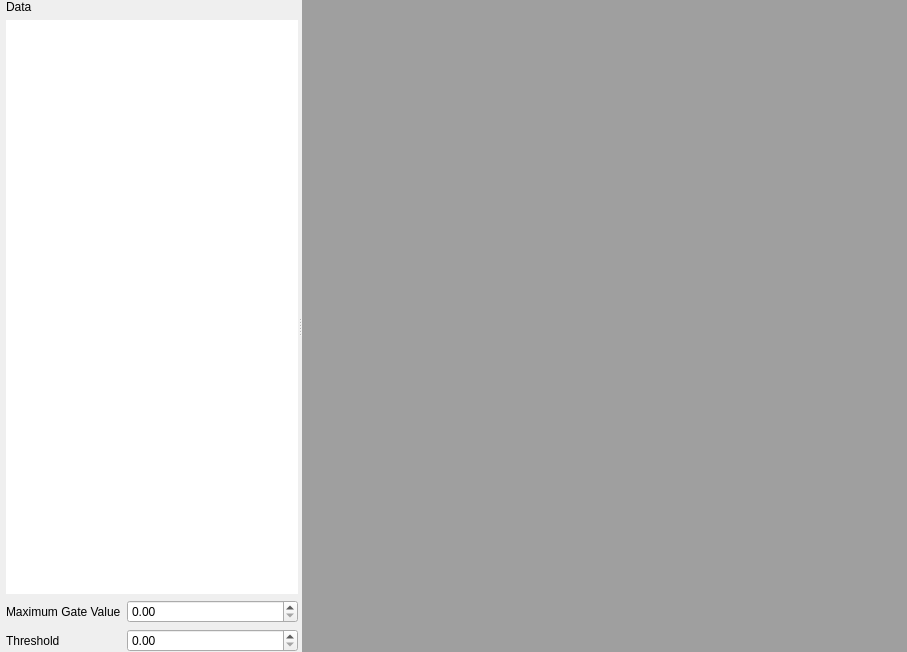
<?xml version="1.0" encoding="UTF-8"?>
<ui version="4.0">
 <class>Form</class>
 <widget class="QWidget" name="Form">
  <property name="geometry">
   <rect>
    <x>0</x>
    <y>0</y>
    <width>907</width>
    <height>652</height>
   </rect>
  </property>
  <property name="windowTitle">
   <string>Form</string>
  </property>
  <layout class="QVBoxLayout" name="verticalLayout">
   <property name="leftMargin">
    <number>0</number>
   </property>
   <property name="topMargin">
    <number>0</number>
   </property>
   <property name="rightMargin">
    <number>0</number>
   </property>
   <property name="bottomMargin">
    <number>0</number>
   </property>
   <item>
    <widget class="QSplitter" name="splitter">
     <property name="orientation">
      <enum>Qt::Horizontal</enum>
     </property>
     <widget class="QWidget" name="widget" native="true">
      <layout class="QVBoxLayout" name="verticalLayout_2">
       <property name="leftMargin">
        <number>6</number>
       </property>
       <property name="topMargin">
        <number>0</number>
       </property>
       <property name="rightMargin">
        <number>0</number>
       </property>
       <property name="bottomMargin">
        <number>0</number>
       </property>
       <item>
        <widget class="QLabel" name="label_3">
         <property name="text">
          <string>Data</string>
         </property>
        </widget>
       </item>
       <item>
        <widget class="FLIMSetListView" name="data_list">
         <property name="frameShape">
          <enum>QFrame::NoFrame</enum>
         </property>
         <property name="frameShadow">
          <enum>QFrame::Plain</enum>
         </property>
        </widget>
       </item>
       <item>
        <layout class="QFormLayout" name="formLayout">
         <item row="0" column="0">
          <widget class="QLabel" name="label_2">
           <property name="text">
            <string>Maximum Gate Value</string>
           </property>
          </widget>
         </item>
         <item row="0" column="1">
          <widget class="QDoubleSpinBox" name="doubleSpinBox_2"/>
         </item>
         <item row="1" column="0">
          <widget class="QLabel" name="label">
           <property name="text">
            <string>Threshold</string>
           </property>
          </widget>
         </item>
         <item row="1" column="1">
          <widget class="QDoubleSpinBox" name="doubleSpinBox"/>
         </item>
        </layout>
       </item>
      </layout>
     </widget>
     <widget class="QMdiArea" name="mdiArea"/>
    </widget>
   </item>
  </layout>
 </widget>
 <customwidgets>
  <customwidget>
   <class>FLIMSetListView</class>
   <extends>QListView</extends>
   <header>FLIMSetListView.h</header>
  </customwidget>
 </customwidgets>
 <resources/>
 <connections/>
</ui>
